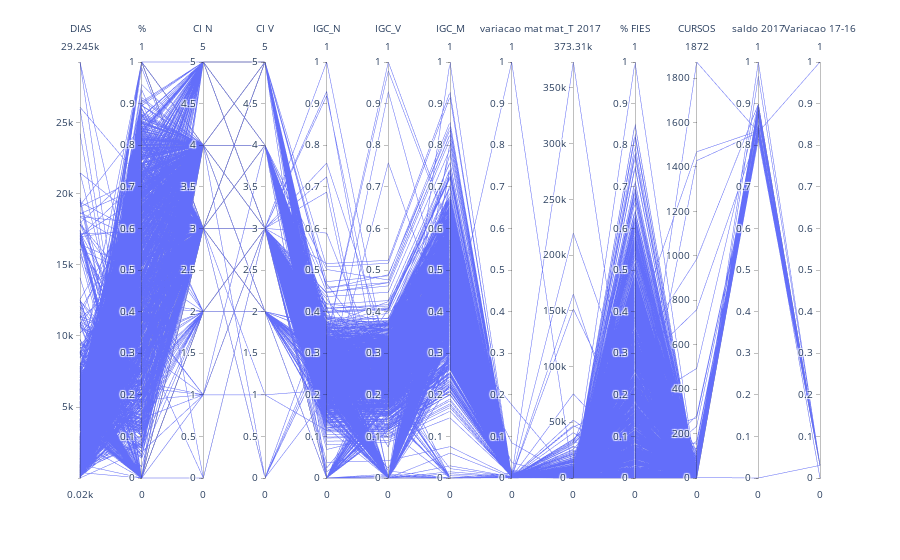

Notebook code cell kept with this figure:
### Code cell
fig = px.parallel_coordinates(df, dimensions=['DIAS','%','CI N', 'CI V', 'IGC_N', 'IGC_V', 'IGC_M', 'variacao mat', 'mat_T 2017', '% FIES', 'CURSOS', 'saldo 2017', 'Variacao 17-16'])
fig.show()
fig.write_image("../../data/parallel_2.png")

### Figure 1 — Plotly figure (JSON) as saved in the notebook; plotly's stock layout.template omitted (floating-point values rounded to 4 significant figures; data arrays with more than 128 entries replaced by an {"elided": "..."} marker saying what was removed)
{"data": [{"dimensions": [{"label": "DIAS", "values": {"elided": "2177 int values"}}, {"label": "%", "values": {"elided": "2177 float values"}}, {"label": "CI N", "values": {"elided": "2177 int values"}}, {"label": "CI V", "values": {"elided": "2177 int values"}}, {"label": "IGC_N", "values": {"elided": "2177 float values"}}, {"label": "IGC_V", "values": {"elided": "2177 float values"}}, {"label": "IGC_M", "values": {"elided": "2177 float values"}}, {"label": "variacao mat", "values": {"elided": "2177 float values"}}, {"label": "mat_T 2017", "values": {"elided": "2177 int values"}}, {"label": "% FIES", "values": {"elided": "2177 float values"}}, {"label": "CURSOS", "values": {"elided": "2177 int values"}}, {"label": "saldo 2017", "values": {"elided": "2177 float values"}}, {"label": "Variacao 17-16", "values": {"elided": "2177 float values"}}], "domain": {"x": [0, 1], "y": [0, 1]}, "name": "", "type": "parcoords"}], "layout": {"legend": {"tracegroupgap": 0}, "margin": {"t": 60}}}
